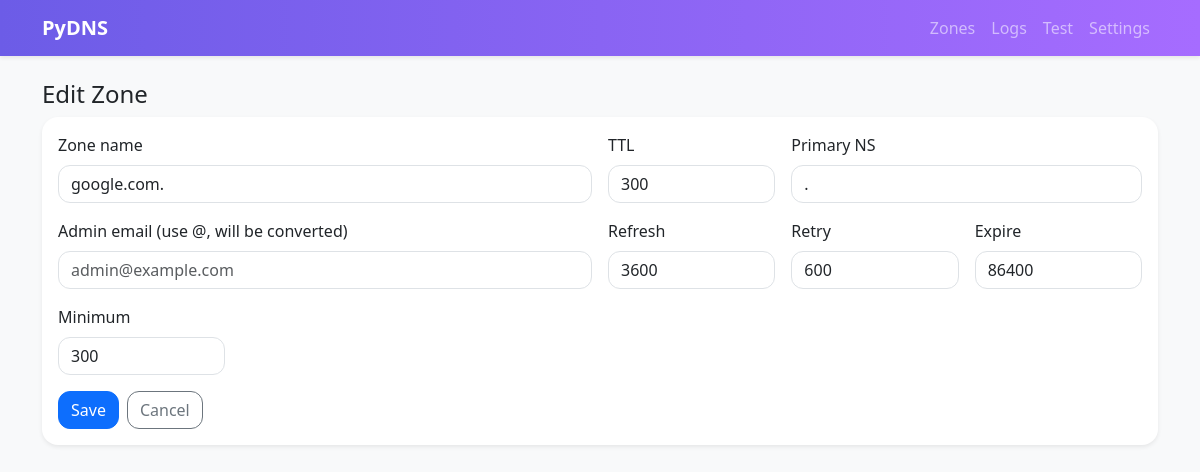
Page /zones/1/edit on the committed database.
### tables this page shows
CREATE TABLE zones(
            id INTEGER PRIMARY KEY AUTOINCREMENT,
            name TEXT UNIQUE,
            ttl INTEGER,
            primary_ns TEXT,
            admin_email TEXT,
            serial INTEGER,
            refresh INTEGER,
            retry INTEGER,
            expire INTEGER,
            minimum INTEGER
        );

### app.py (the view, shortened to what this page needs)
@app.route("/zones/<int:zone_id>/edit", methods=["GET","POST"])
def edit_zone(zone_id):
    conn = get_db()
    zone = conn.execute("SELECT * FROM zones WHERE id=?", (zone_id,)).fetchone()
    return render_template("zone_form.html", zone=zone)

### app.py (called while the page is built)
def get_db():
    conn = sqlite3.connect(DB_PATH, check_same_thread=False)
    conn.row_factory = sqlite3.Row
    return conn

### templates/zone_form.html
{% extends "base.html" %}
{% block content %}
<h1 class="h4">{{ 'Edit Zone' if zone else 'New Zone' }}</h1>
<form method="post" class="bg-white rounded-3 shadow-sm p-3">
  <div class="row g-3">
    <div class="col-md-6">
      <label class="form-label">Zone name</label>
      <input name="name" class="form-control" placeholder="example.com" value="{{ zone.name if zone else '' }}" required>
    </div>
    <div class="col-md-2">
      <label class="form-label">TTL</label>
      <input name="ttl" type="number" class="form-control" value="{{ zone.ttl if zone else 300 }}">
    </div>
    <div class="col-md-4">
      <label class="form-label">Primary NS</label>
      <input name="primary_ns" class="form-control" placeholder="ns1.example.com." value="{{ zone.primary_ns if zone else '' }}">
    </div>
    <div class="col-md-6">
      <label class="form-label">Admin email (use @, will be converted)</label>
      <input name="admin_email" class="form-control" placeholder="admin@example.com" value="{{ zone.admin_email|replace('.', '@', 1) if zone else '' }}">
    </div>
    <div class="col-md-2">
      <label class="form-label">Refresh</label>
      <input name="refresh" type="number" class="form-control" value="{{ zone.refresh if zone else 3600 }}">
    </div>
    <div class="col-md-2">
      <label class="form-label">Retry</label>
      <input name="retry" type="number" class="form-control" value="{{ zone.retry if zone else 600 }}">
    </div>
    <div class="col-md-2">
      <label class="form-label">Expire</label>
      <input name="expire" type="number" class="form-control" value="{{ zone.expire if zone else 86400 }}">
    </div>
    <div class="col-md-2">
      <label class="form-label">Minimum</label>
      <input name="minimum" type="number" class="form-control" value="{{ zone.minimum if zone else 300 }}">
    </div>
  </div>
  <div class="mt-3 d-flex gap-2">
    <button class="btn btn-primary">Save</button>
    <a href="{{ url_for('index') }}" class="btn btn-outline-secondary">Cancel</a>
  </div>
</form>
{% endblock %}

### static/styles.css (style rules this page uses)
body { --bs-primary: #6c5ce7; }
.card, .toast, .bg-white { border-radius: 1rem !important; }
.btn, .form-control, .form-select { border-radius: 0.75rem; }

### rows in the picture
zones: name "google.com.", ttl "300", primary_ns ".", refresh "3600", retry "600", expire "86400", minimum "300"

### other values in the picture
{{ 'Edit Zone' if zone else 'New Zone' }} "Edit Zone"
